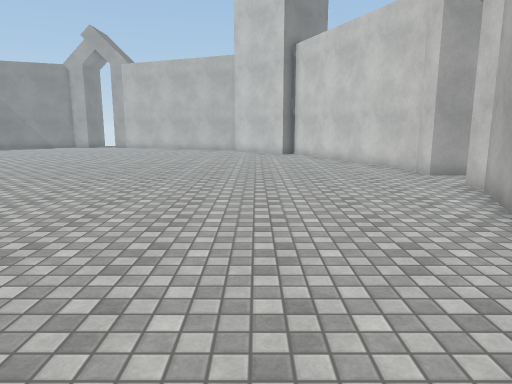
view 1 (above)

17 first-person views from a walk through a 3-D level made in the Unity game engine. The camera is 1.5 m above the floor, tilts 10° down and sees 70° across. The floor is counted in squares, 1 m on a side. Each view is taken from the middle of a square. On the plan, view 1 faces up. The plan holds only what a view shows up to about 16 squares ahead; the rest is blank. The place goes on beyond the plan. The player character is not drawn. Surface patterns are stand-ins for the level's own textures.

view 2
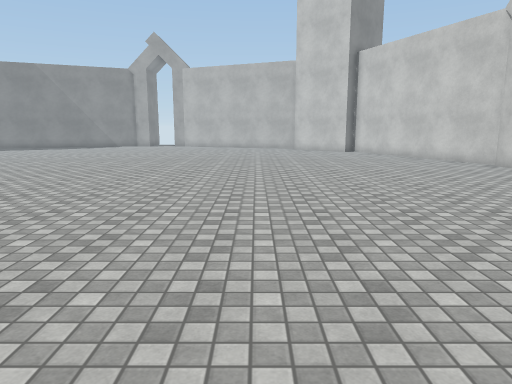

view 3
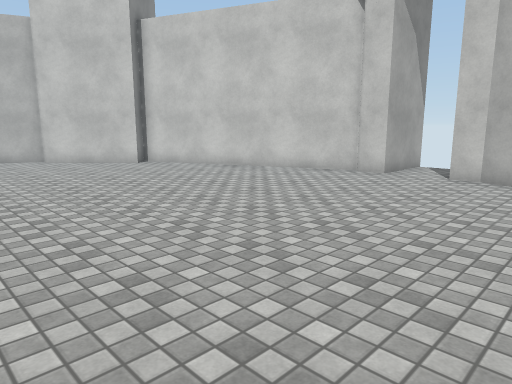

view 4
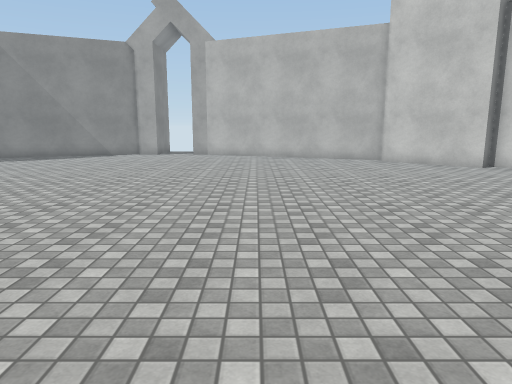

view 5
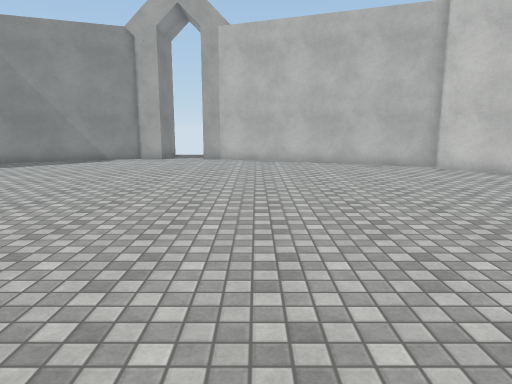

view 6
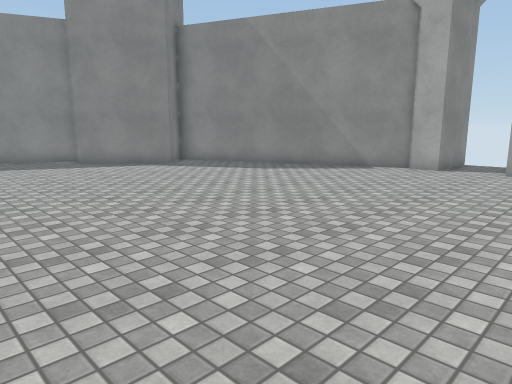

view 7
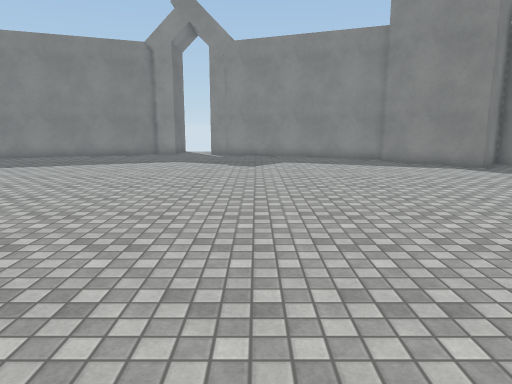

view 8
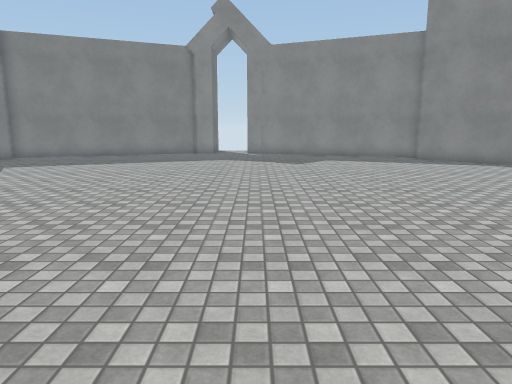

view 9
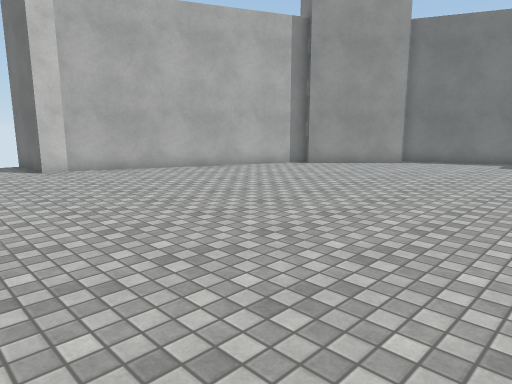

view 10
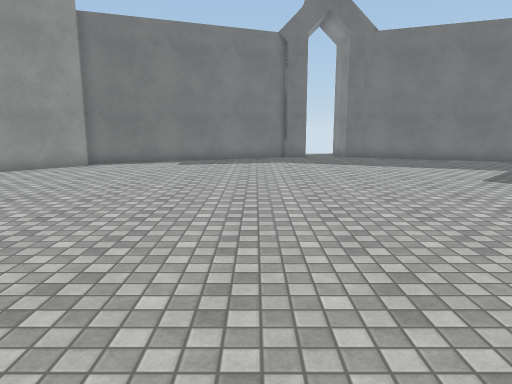

view 11
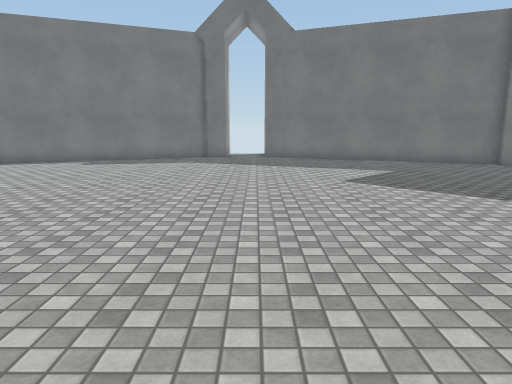

view 12
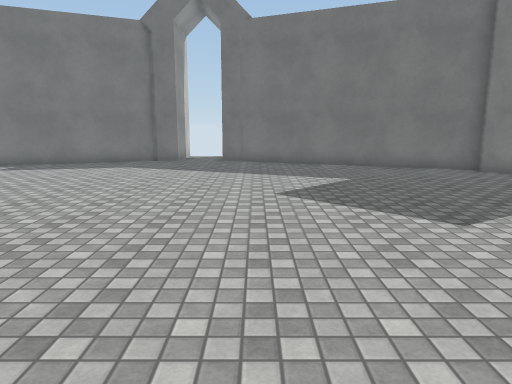

view 13
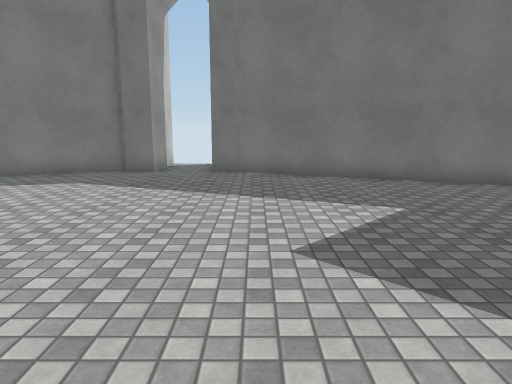

view 14
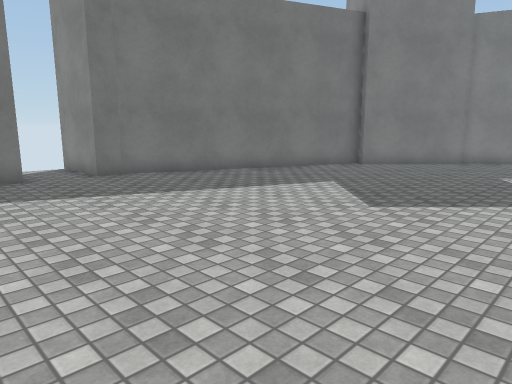

view 15
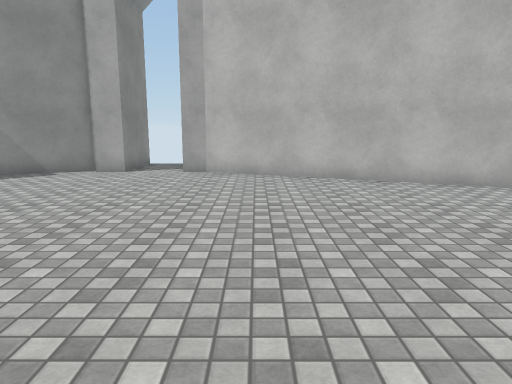

view 16
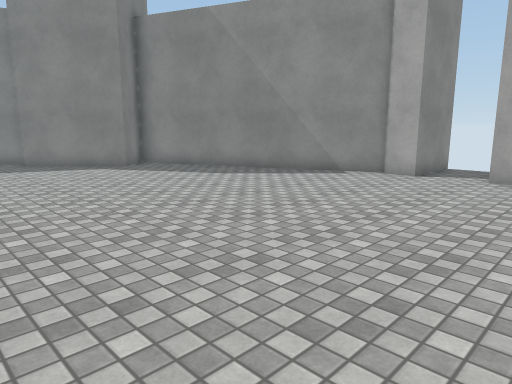

view 17
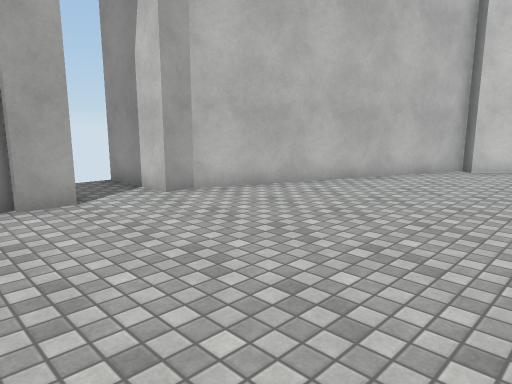

### Floor plan
Points are (right, up) in squares from view 1. A wall is a line through its corners. A room is listed if a view was taken in it or the views show most of it. See-through windows are left out.
Room 1 (views 1, 2, 3, 4, 5, 6, 7, 8, 9, 10, 11, 12, 13, 14, 15, 16, 17)
walls: (-1.4, -2.6) (1.5, 0.3); (1.8, -0.1) (5.5, 8.7) (5.5, 9.5) (8.5, 9.5); (5.8, 12.5) (2.1, 21.3) (1.5, 20.7) (-1.3, 23.5); (-0.9, 23.9) (-9.7, 27.5) (-10.5, 27.5) (-10.5, 30.5); (-9.5, -6.7) (-0.9, -3.2); (-24.6, 0.4) (-21.7, -2.5); (-22, -2.9) (-13.3, -6.5) (-12.5, -6.5) (-12.5, -9.5); (-13.5, 27.8) (-23, 23.8) (-21.7, 22.5) (-24.5, 19.6); (8.5, 11.5) (5.5, 11.5) (5.5, 12.5); (-10.5, -9.5) (-10.5, -6.5) (-9.5, -6.5); (-12.5, 30.6) (-12.5, 27.5) (-13.5, 27.5)

Where each view was taken, in squares from view 1:
view 1: 0 up, 0 right, facing up
view 2: 2 down, 4 left, facing up
view 3: 6 up, 6 left, facing up-right
view 4: 7 up, 7 left, facing up
view 5: 10 up, 8 left, facing up
view 6: 14 up, 8 left, facing up-left
view 7: 14 up, 8 left, facing left
view 8: 12 up, 7 left, facing left
view 9: 13 up, 8 left, facing down-right
view 10: 12 up, 8 left, facing down
view 11: 12 up, 12 left, facing down
view 12: 10 up, 14 left, facing down
view 13: 6 up, 14 left, facing down
view 14: 5 up, 8 left, facing down-left
view 15: 15 up, 8 left, facing up
view 16: 16 up, 8 left, facing up-left
view 17: 20 up, 15 left, facing up-right
